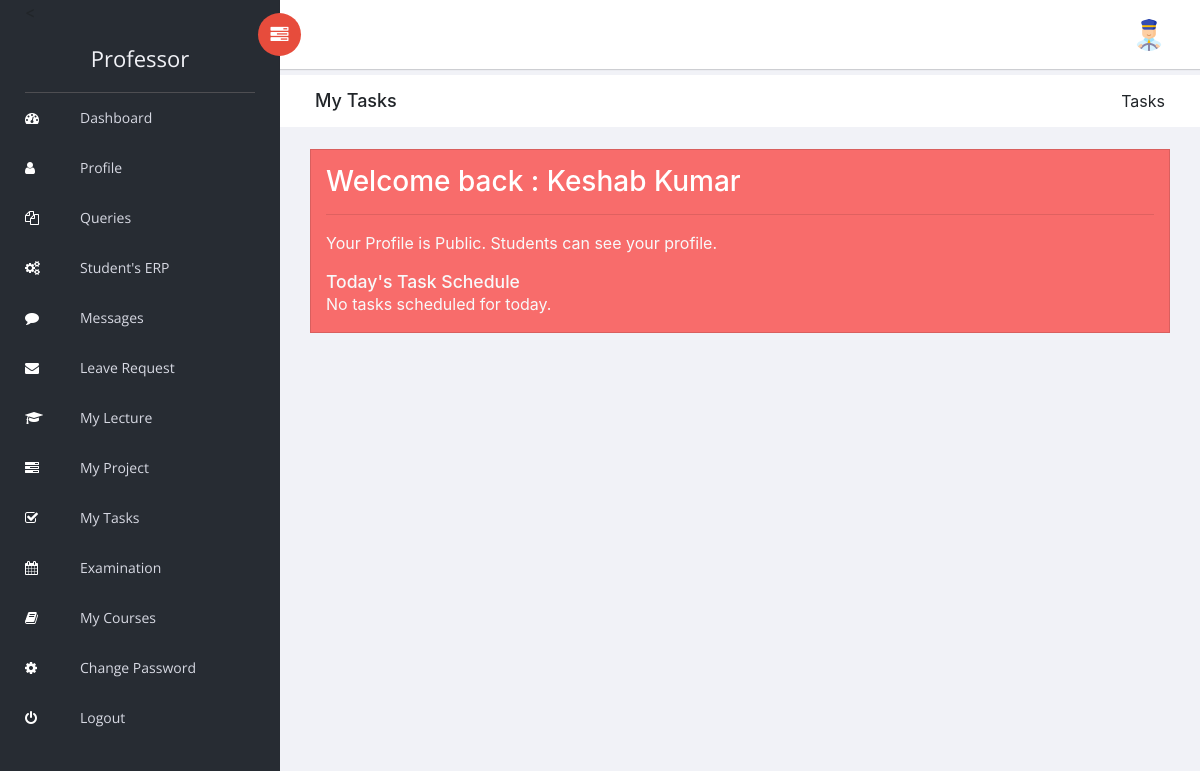
/Professor/mytasks.php (signed in), run on the app's committed database.
### tables this page shows
CREATE TABLE `tblteacher` (
  `ID` int(10) NOT NULL,
  `Name` varchar(120) DEFAULT NULL,
  `Picture` varchar(200) NOT NULL,
  `Email` varchar(120) DEFAULT NULL,
  `MobileNumber` bigint(10) DEFAULT NULL,
  `password` varchar(255) DEFAULT NULL,
  `Qualifications` varchar(120) DEFAULT NULL,
  `Address` varchar(200) DEFAULT NULL,
  `TeacherSub` varchar(120) DEFAULT NULL,
  `description` mediumtext DEFAULT NULL,
  `teachingExp` varchar(10) DEFAULT NULL,
  `JoiningDate` varchar(120) DEFAULT NULL,
  `RegDate` timestamp NOT NULL DEFAULT current_timestamp(),
  `isPublic` int(1) DEFAULT NULL
);

### Professor/mytasks.php (the view, shortened to what this page needs)
<?php
include('includes/dbconnection.php');
if (strlen($_SESSION['trmsuid'] == 0)) {
    header('location:logout.php');
} else {
    $dayOfWeek = date('l');
    $teacherId = $_SESSION['trmsuid'];
    $sql = "SELECT taskName, taskDescription, taskTime FROM tbltaskschedule WHERE teacherId = :teacherId AND taskDay = :dayOfWeek";
    $query = $dbh->prepare($sql);
    $query->bindParam(':teacherId', $teacherId, PDO::PARAM_INT);
    $query->bindParam(':dayOfWeek', $dayOfWeek, PDO::PARAM_STR);
    $query->execute();
    $tasks = $query->fetchAll(PDO::FETCH_OBJ);
?>
<!doctype html>
<html class="no-js" lang="en">
<head>
    <link rel="stylesheet" href="../vendors/bootstrap/dist/css/bootstrap.min.css">
    <link rel="stylesheet" href="../vendors/font-awesome/css/font-awesome.min.css">
    <link rel="stylesheet" href="../vendors/themify-icons/css/themify-icons.css">
    <link rel="stylesheet" href="../vendors/flag-icon-css/css/flag-icon.min.css">
    <link rel="stylesheet" href="../vendors/selectFX/css/cs-skin-elastic.css">
    <link rel="stylesheet" href="../vendors/jqvmap/dist/jqvmap.min.css">
    <link rel="stylesheet" href="../assets/css/style.css">
</head>
<body>
    <?php include_once('includes/sidebar.php');?>
    <div id="right-panel" class="right-panel">
        <?php include_once('includes/header.php');?>
        <div class="breadcrumbs">
            <div class="col-sm-4">
                <div class="page-header float-left">
                    <div class="page-title">
                        <h1>My Tasks</h1>
                    </div>
                </div>
            </div>
            <div class="col-sm-8">
                <div class="page-header float-right">
                    <div class="page-title">
                        <ol class="breadcrumb text-right">
                            <li class="active">Tasks</li>
                        </ol>
                    </div>
                </div>
            </div>
        </div>
        <div class="content mt-3">
            <div class="col-sm-6 col-lg-12">
                <div class="card text-white bg-flat-color-4">
                    <div class="card-body pb-0">
                        <h3 class="mb-0">
                            <span>Welcome back :  <?php echo htmlentities($row->Name);?></span>
                        </h3>
                        <hr />
                        <?php if($row->isPublic=='1'):?>
                            <p class="text-light">Your Profile is Public. Students can see your profile.</p>
                        <?php else: ?>
                            <p class="text-light">Your Profile is not Public. Students can't see your profile.</p>
                        <?php endif;?>
                        <h4 class="text-light">Today's Task Schedule</h4>
                        <?php if (count($tasks) > 0): ?>
                            <ul>
                                <?php foreach ($tasks as $task): ?>
                                    <li>
                                        <strong><?php echo htmlentities($task->taskName); ?></strong> at <?php echo htmlentities($task->taskTime); ?>
                                        <br /><?php echo htmlentities($task->taskDescription); ?>
                                    </li>
                                <?php endforeach; ?>
                            </ul>
                        <?php else: ?>
                            <p class="text-light">No tasks scheduled for today.</p>
                        <?php endif; ?>
                    </div>
                </div>
            </div>
        </div>
    </div>
</body>
</html>
<?php } ?>

### Professor/includes/header.php (shortened to what this page needs)
 <header id="header" class="header">
            <div class="header-menu">
                <div class="col-sm-7">
                    <a id="menuToggle" class="menutoggle pull-left"><i class="fa fa fa-tasks"></i></a>
                </div>
                <div class="col-sm-5">
                    <div class="user-area dropdown float-right">
                        <a href="#" class="dropdown-toggle" data-toggle="dropdown" aria-haspopup="true" aria-expanded="false">
 <?php
$eid=$_SESSION['trmsuid'];
$query=$dbh -> prepare("SELECT * from  tblteacher where ID=$eid");
$query->execute();
$results=$query->fetchAll(PDO::FETCH_OBJ);
foreach($results as $row)
{
    if($row->Picture==''):?>
                            <img class="user-avatar rounded-circle" src="images/images.png" alt="User Avatar">
                            <?php else: ?>
<img src="images/<?php echo $row->Picture;?>" class="user-avatar rounded-circle">
<?php endif;?>
                        </a>
<?php } ?>
                    </div>
                </div>
            </div>
        </header>

### data on the page
tblteacher: Picture (picture), Name "Keshab Kumar"
